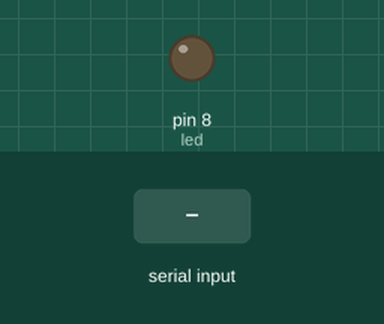
Bench run of a sketch on a simulated Arduino Uno, built with avr-gcc and run on an emulated ATmega328P. On the bench: output pins drawn as LEDs (lit = HIGH). The inputs (shaded band) are chosen by the test bench. What the sketch prints to the serial monitor is not drawn.

Above: at 1.2 s.
1.3 s: "1" received over Serial
At 2.5 s:
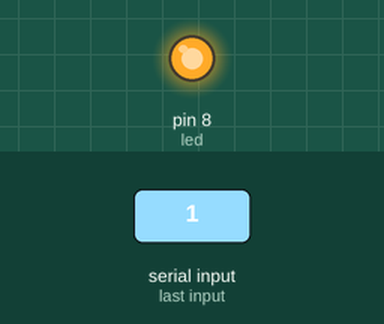
2.8 s: "0" received over Serial
At 3.9 s:
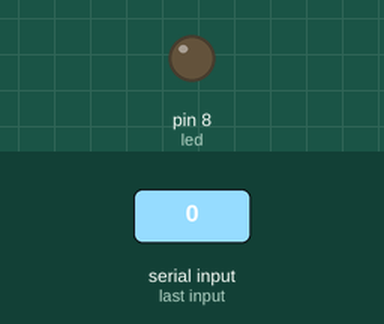
Timing chart, 0 to 5.8 s (numbered marks = the images above; inputs shaded):
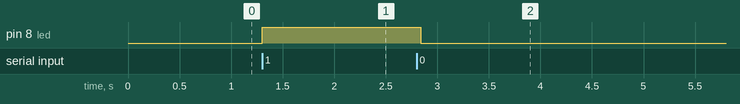

The sketch:

arduino_serial.ino
```cpp
int led = 8;
char data;
void setup() {
  Serial.begin(9600);
  pinMode(led,OUTPUT);
}
void loop() {
  //digitalWrite(led,HIGH);
  //digitalWrite(led,LOW);
  if(Serial.available() > 0) {
    data = Serial.read();
  }
  char str[0];
  str[0]=data;
  if(str[0]=='1'){
    Serial.print("1");
    digitalWrite(led,HIGH);
    delay(10);
  }
  else if(str[0]=='0'){
    Serial.print("0");
    digitalWrite(led,LOW);
    delay(10);
  }
  else{
    Serial.print("??????");
  }
  delay(100);
}
```

Measured:
- after the input at 1.3 s, pin 8 (led): LOW → HIGH at once
- after the input at 2.8 s, pin 8 (led): HIGH → LOW at once
